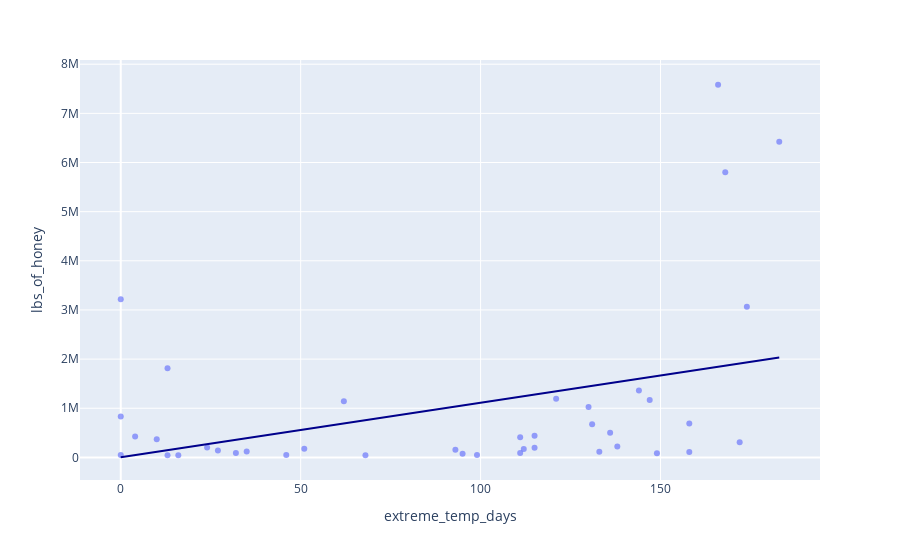

Notebook code for this chart:
### Code cell
import plotly.express as px

# df = px.data.tips()
fig = px.scatter(
    bees, x='extreme_temp_days', y='lbs_of_honey', opacity=0.65,
    trendline='ols', trendline_color_override='darkblue'
)
fig.show()

### Figure 1 — Plotly figure (JSON) as saved in the notebook; plotly's stock layout.template omitted (floating-point values rounded to 4 significant figures)
{"data": [{"hovertemplate": "extreme_temp_days=%{x}<br>lbs_of_honey=%{y}<extra></extra>", "legendgroup": "", "marker": {"color": "#636efa", "opacity": 0.65, "symbol": "circle"}, "mode": "markers", "name": "", "orientation": "v", "showlegend": false, "type": "scatter", "x": [16, 24, 51, 0, 136, 0, 10, 0, 131, 133, 115, 147, 112, 68, 4, 158, 144, 174, 27, 95, 168, 138, 93, 130, 35, 183, 115, 62, 111, 13, 166, 32, 13, 111, 149, 46, 121, 99, 158, 172], "xaxis": "x", "y": [44000, 201000, 176000, 3216000, 500000, 830000, 370000, 51000, 677000, 116000, 198000, 1170000, 171000, 44000, 428000, 110000, 1363000, 3063000, 141000, 73000, 5802000, 223000, 155000, 1027000, 118000, 6422000, 442000, 1141000, 409000, 45000, 7582000, 91000, 1814000, 89000, 84000, 49000, 1191000, 47000, 692000, 306000], "yaxis": "y"}, {"hovertemplate": "<b>OLS trendline</b><br>lbs_of_honey = 11088.4 * extreme_temp_days + 2185.06<br>R<sup>2</sup>=0.139986<br><br>extreme_temp_days=%{x}<br>lbs_of_honey=%{y} <b>(trend)</b><extra></extra>", "legendgroup": "", "line": {"color": "darkblue"}, "marker": {"color": "#636efa", "symbol": "circle"}, "mode": "lines", "name": "", "showlegend": false, "type": "scatter", "x": [0, 0, 0, 4, 10, 13, 13, 16, 24, 27, 32, 35, 46, 51, 62, 68, 93, 95, 99, 111, 111, 112, 115, 115, 121, 130, 131, 133, 136, 138, 144, 147, 149, 158, 158, 166, 168, 172, 174, 183], "xaxis": "x", "y": [2185.0, 2185.0, 2185.0, 46540.0, 113100.0, 146300.0, 146300.0, 179600.0, 268300.0, 301600.0, 357000.0, 390300.0, 512300.0, 567700.0, 689700.0, 756200.0, 1033000.0, 1056000.0, 1100000.0, 1233000.0, 1233000.0, 1244000.0, 1277000.0, 1277000.0, 1344000.0, 1444000.0, 1455000.0, 1477000.0, 1510000.0, 1532000.0, 1599000.0, 1632000.0, 1654000.0, 1754000.0, 1754000.0, 1843000.0, 1865000.0, 1909000.0, 1932000.0, 2031000.0], "yaxis": "y"}], "layout": {"legend": {"tracegroupgap": 0}, "margin": {"t": 60}, "xaxis": {"anchor": "y", "domain": [0, 1], "title": {"text": "extreme_temp_days"}}, "yaxis": {"anchor": "x", "domain": [0, 1], "title": {"text": "lbs_of_honey"}}}}
